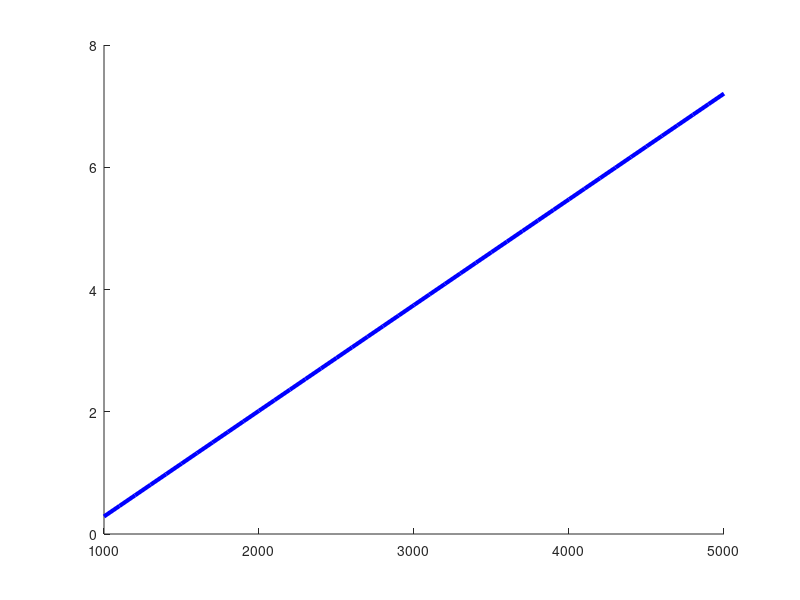

Recreate this plot in MATLAB. (Note: this script raises an error after producing the figure.)
clear; clc; close all;

%% TIME AND SOLAR CONSTANTS

n       = 2831;
Tau     = deg2rad(-1.545);
Y       = 346.71;
t_0     = -1.23;

T_total = 24*14;
dt      = 0.25;
t       = 0:dt:T_total;
N       = length(t);

omega   = 360 / T_total;

%% MOON GEOMETRY

R_moon = 1737400;
L      = deg2rad(-91);
E      = deg2rad(90);

%% SOLAR CONSTANTS

G_sc    = 1361;
I_illum = 0.3543;

%% PANEL PROPERTIES (FIXED)

panel_number  = 3;
panel_widths  = [0.4, 0.45, 0.45];
panel_height  = 0.35;

panel_eff   = 0.28;
inc_derate  = 0.95;

azi_p = linspace(0,360,panel_number+1);
azi_p(end) = [];
azi_p = deg2rad(azi_p);

%% BATTERY

batt_specific_energy = 269;

%% MISSION CONSTANTS

t_mission = 24*14;

speed  = 0.020;            % m/s
P_base = 25.0;             % W
d_trav = 1000:100:5000;    % meters

%% COMPUTE SOLAR ENERGY ONCE

theta_dip = acos(R_moon/(R_moon + panel_height));
P_elec_arr = zeros(1,N);

for i = 1:N

    ti = t(i);

    delta = Tau * sin(deg2rad(360/Y * (n + ti/24 - t_0)));
    H     = deg2rad(omega * (T_total/2 - ti));

    B = asin(cos(L)*cos(delta)*cos(H) + sin(L)*sin(delta));

    cosB = cos(B);

    if abs(cosB) > 1e-10
        azi_s = asin(max(-1, min(1, cos(delta)*sin(H)/cosB)));
    else
        azi_s = 0;
    end

    P_total = 0;

    if B > -theta_dip

        for p = 1:panel_number

            cos_theta = cos(B)*cos(azi_s - azi_p(p)) + sin(B)*cos(E);

            if cos_theta > 0

                G_panel = G_sc * cos_theta * I_illum;

                panel_area = panel_widths(p) * panel_height;

                P_panel = G_panel ...
                        * panel_area ...
                        * panel_eff ...
                        * inc_derate;

                P_total = P_total + P_panel;

            end
        end
    end

    P_elec_arr(i) = P_total;

end

E_solar = trapz(t, P_elec_arr);

%% PREALLOCATE RESULT

mass_batt_vs_distance = zeros(size(d_trav));

%% LOOP OVER TRAVEL DISTANCE

for k = 1:length(d_trav)

    t_trav = (d_trav(k) / speed) / 3600;

    E_motors = P_base * t_trav;
    E_avionics_travel = 10 * t_trav;
    E_avionics_rest   = 1.5 * (t_mission - t_trav);
    E_heaters         = 0.2 * t_mission;
    E_payloads        = 15 * t_mission;

    E_total = E_motors + ...
              E_avionics_travel + ...
              E_avionics_rest + ...
              E_heaters + ...
              E_payloads;

    E_required = max(0, E_total - E_solar);

    mass_batt_vs_distance(k) = E_required / batt_specific_energy;

end

%% PLOT

figure; hold on;

plot(d_trav, mass_batt_vs_distance, ...
     'LineWidth',3,'Color','blue', ...
     'DisplayName','Battery Mass');

yline(2, 'r--', 'LineWidth', 3, 'DisplayName', '2 kg Limit');

xlabel('Traversal Distance [m]')
ylabel('Required Battery Mass [kg]')
title('Battery Mass vs Traversal Distance')

grid on
legend show
